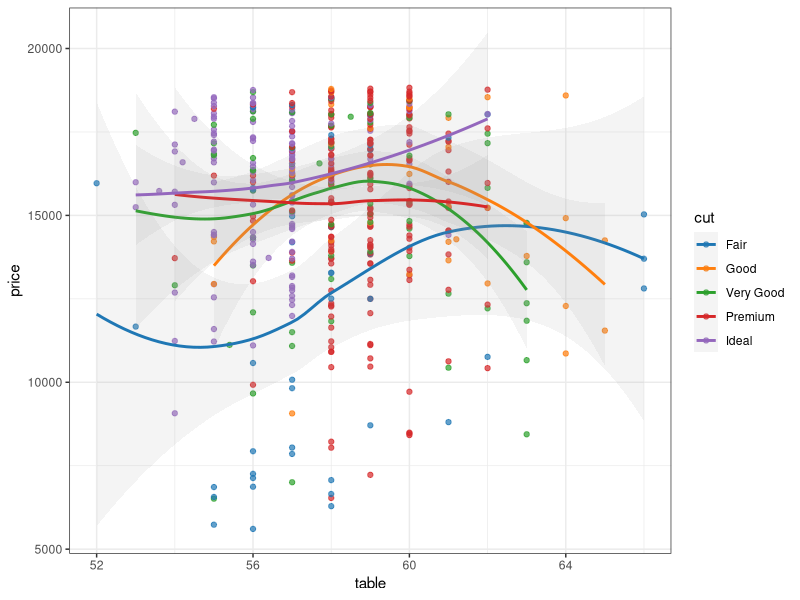
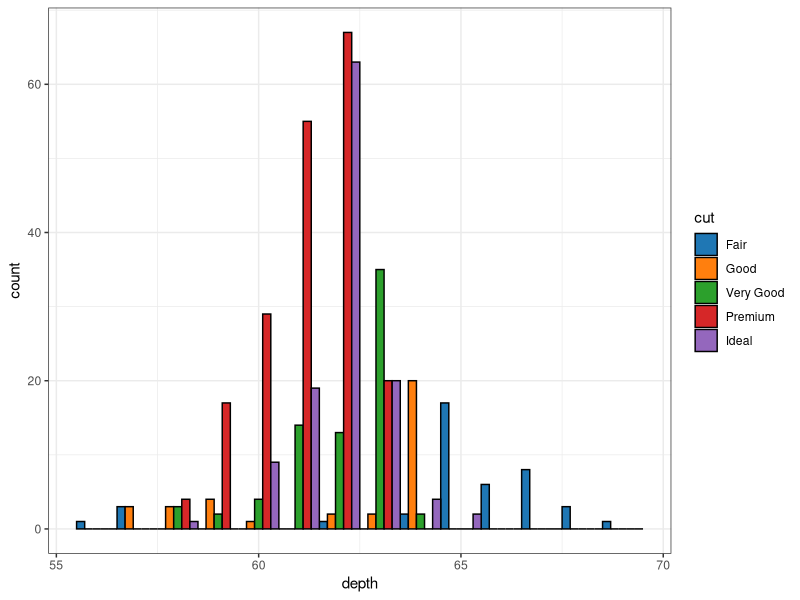
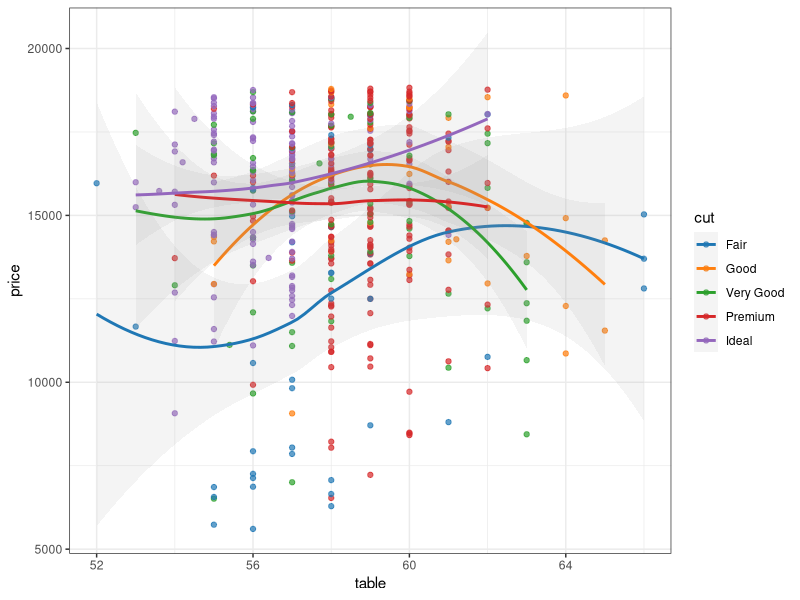
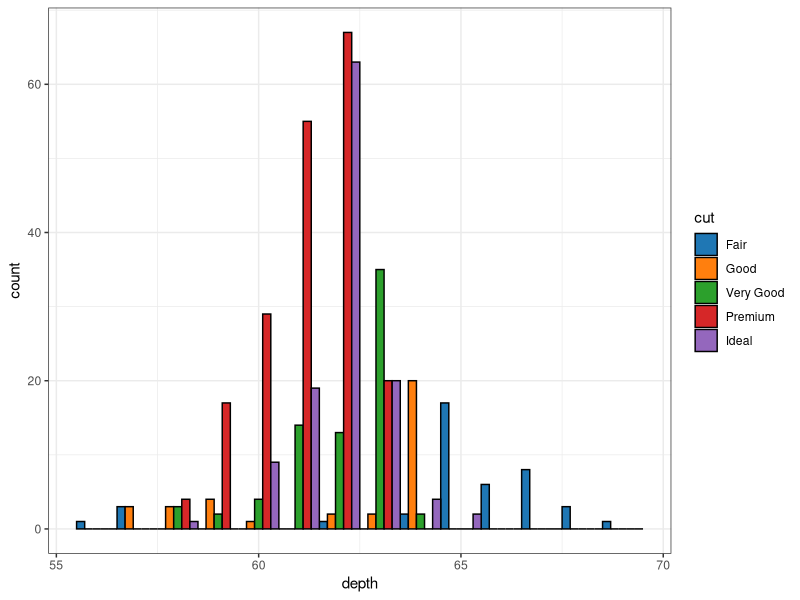
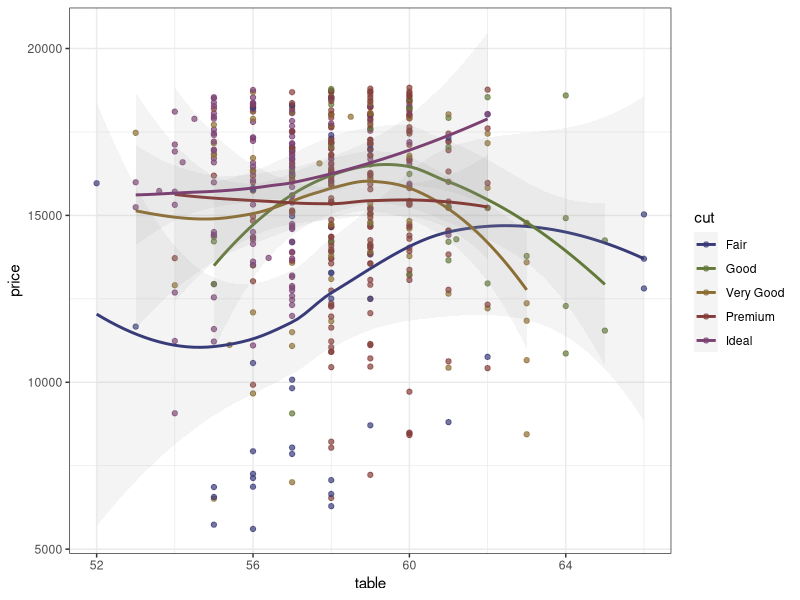
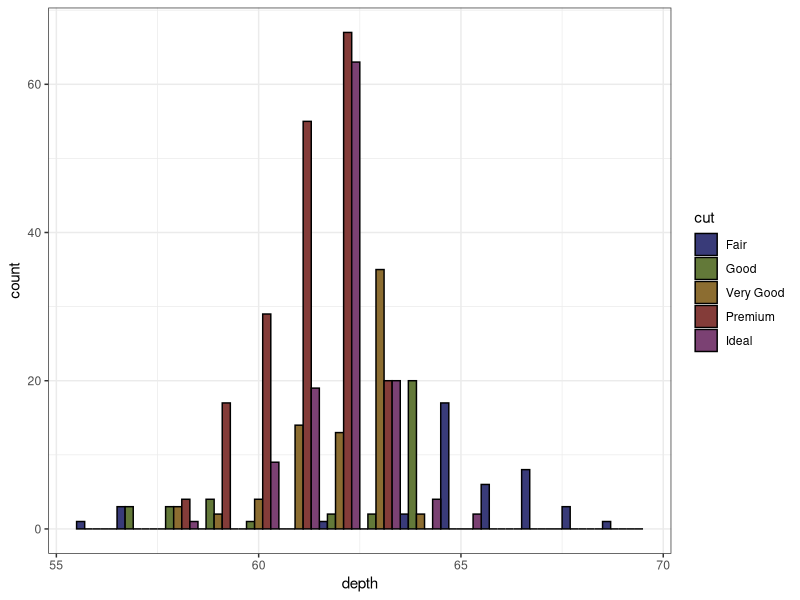
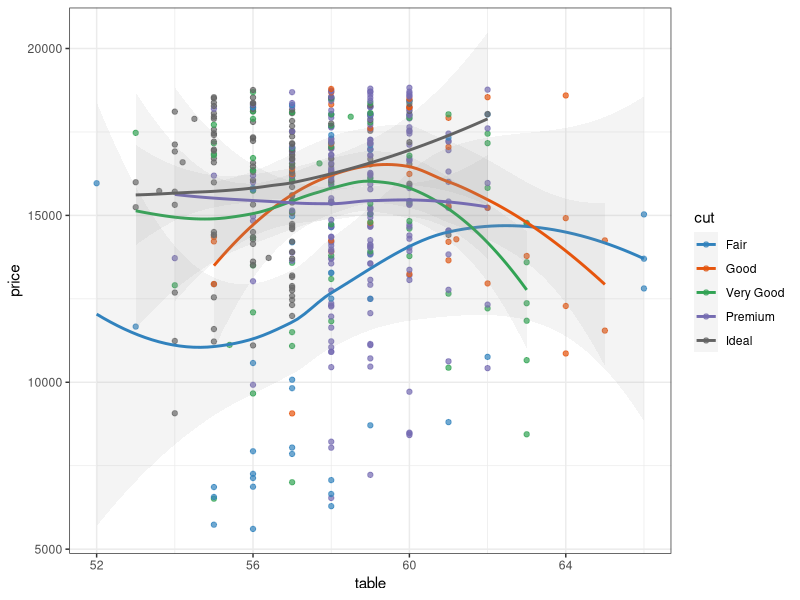
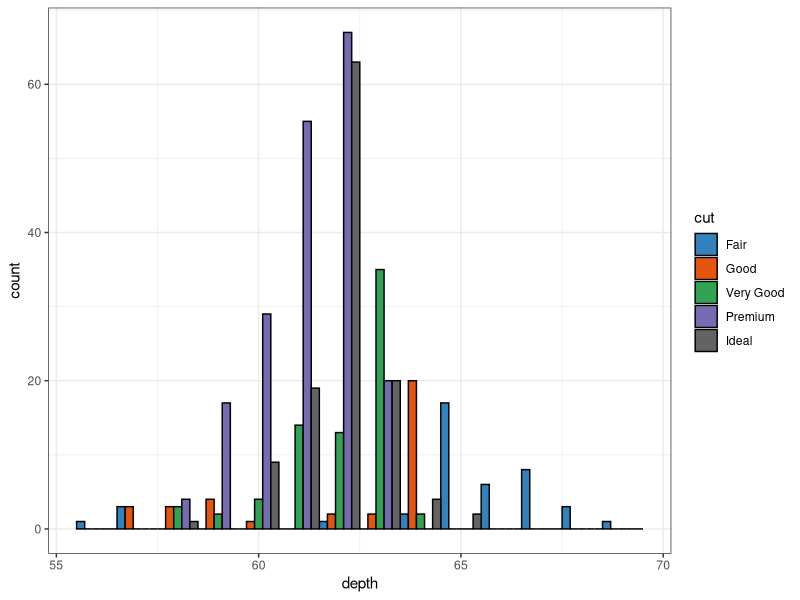

Generate these figures, in order, with R:
library(ggsci)


### Name: scale_color_d3
### Title: D3.js Color Scales
### Aliases: scale_color_d3 scale_colour_d3 scale_fill_d3

### ** Examples

library("ggplot2")
data("diamonds")

p1 = ggplot(subset(diamonds, carat >= 2.2),
            aes(x = table, y = price, colour = cut)) +
  geom_point(alpha = 0.7) +
  geom_smooth(method = "loess", alpha = 0.1, size = 1, span = 1) +
  theme_bw()

p2 = ggplot(subset(diamonds, carat > 2.2 & depth > 55 & depth < 70),
            aes(x = depth, fill = cut)) +
  geom_histogram(colour = "black", binwidth = 1, position = "dodge") +
  theme_bw()

p1 + scale_color_d3()
p2 + scale_fill_d3()

p1 + scale_color_d3(palette = "category20")
p2 + scale_fill_d3(palette = "category20")

p1 + scale_color_d3(palette = "category20b")
p2 + scale_fill_d3(palette = "category20b")

p1 + scale_color_d3(palette = "category20c")
p2 + scale_fill_d3(palette = "category20c")
